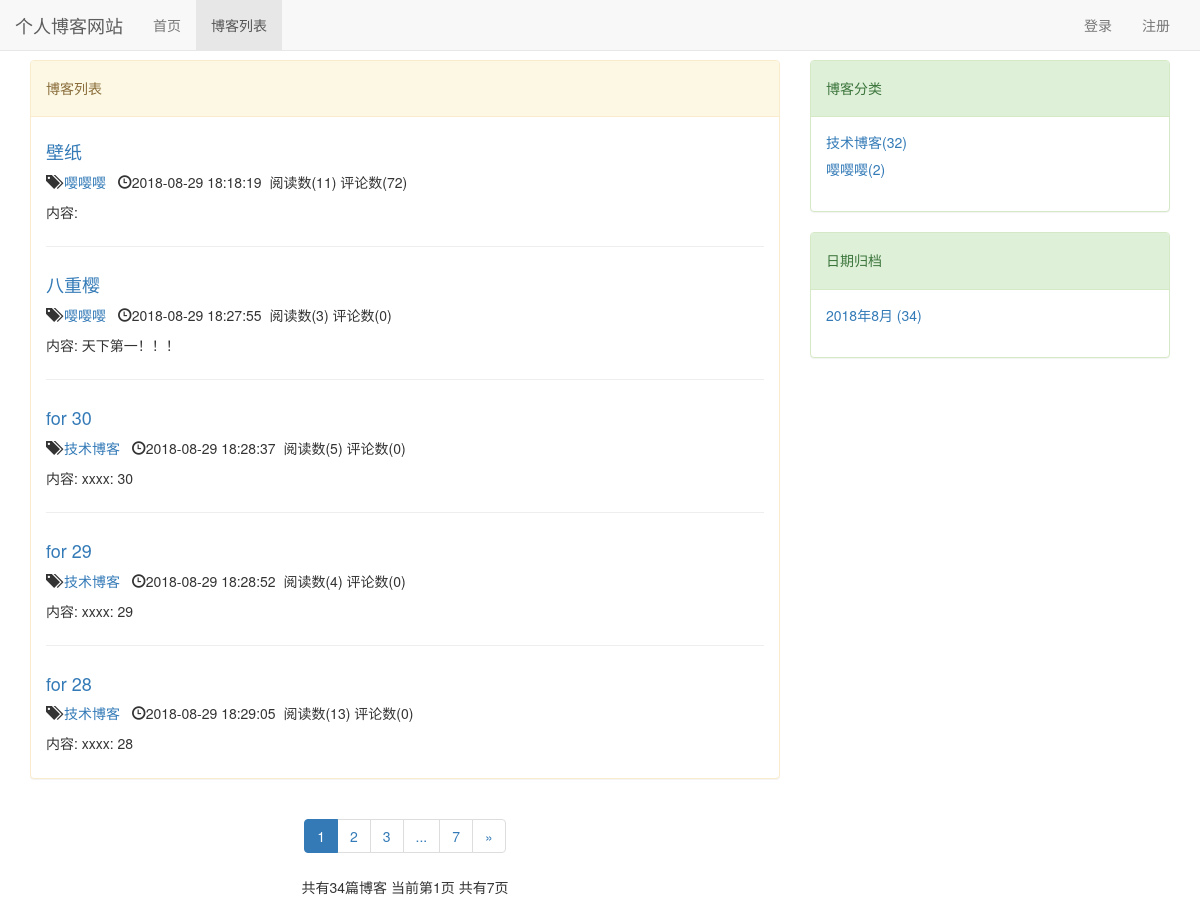
The page /blog/ on the database as committed earlier.
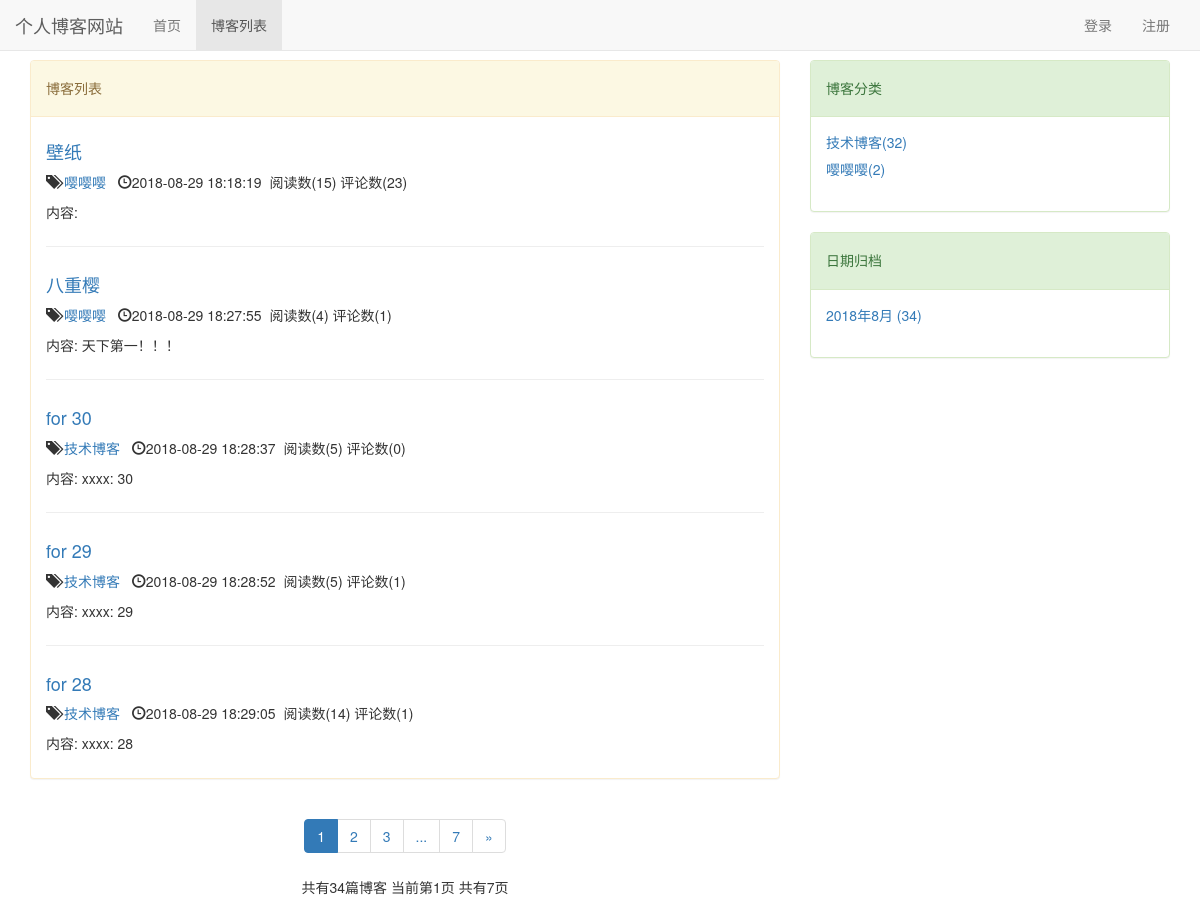
The same page on the database as committed later.
### blog/models.py (models this page shows, shortened)
class Blog(models.Model, ReadNumExpendMethod):
    title = models.CharField(max_length=50)
    author = models.ForeignKey(User, on_delete=models.CASCADE)
    content = RichTextUploadingField()
    read_num = GenericRelation(ReadNumDetail)
    blog_type = models.ForeignKey(BlogType, on_delete=models.CASCADE)
    create_time = models.DateTimeField(auto_now_add=True)
    last_update_time = models.DateTimeField(auto_now=True)
    class Meta:
        ordering = ['-create_time']

class BlogType(models.Model):
    type_name = models.CharField(max_length=20)
    def __str__(self):
        return self.type_name

### read_statistics/models.py (models this page shows)
class ReadNum(models.Model):
    read_num = models.IntegerField(default=0)
    content_type = models.ForeignKey(ContentType, on_delete=models.CASCADE)
    object_id = models.PositiveIntegerField()
    content_object = GenericForeignKey('content_type', 'object_id')

### blog/views.py (the view)
# urls.py: path('', views.blog_list, name='blog_list'),
def blog_list(request):
    blogs = Blog.objects.all()
    context = get_paginator_list(request, blogs)
    return render(request, 'blog_list.html', context)

### comment/templatetags/comment_tags.py (called while the page is built)
@register.simple_tag
def get_comment_num(obj):
    content_type = ContentType.objects.get_for_model(obj)
    comment = Comment.objects.filter(
        content_type=content_type,
        object_id=obj.pk
    ).count()
    return comment

### read_statistics/models.py (called while the page is built)
    def get_read_num(self):
        try:
            ct = ContentType.objects.get_for_model(self)
            readnum = ReadNum.objects.get(content_type=ct, object_id=self.pk)
            return readnum.read_num
        except exceptions.ObjectDoesNotExist:
            return 0

### blog/templates/blog_list.html (shortened to what the changed rows need)
{% extends 'base.html' %}
{% load staticfiles  %}
{% load comment_tags %}
{% block css %}
    <link rel="stylesheet" href="{% static 'blog/blog_list.css' %}">
{% endblock %}
{% block content %}
    <div class="container">
        <div class="row">
            <div class="col-xs-12 col-sm-10 col-md-8 col-lg-8">
                <div class="panel panel-default panel-warning">
                    <div class="panel-body">
                        {% for blog in page_of_blogs %}
                            <div class="blog">
                                <h4>
                                    <a href="{% url 'blog_detail' blog.pk %}">
                                        {{ blog.title }}
                                    </a>
                                </h4>
                                <p>
                                    <span class="glyphicon glyphicon-tags" ></span>
                                    <a href="{% url 'blog_with_type' blog.blog_type.pk %}">
                                        {{ blog.blog_type }}
                                    </a>&nbsp;
                                    <span class="glyphicon glyphicon-time" ></span>{{ blog.last_update_time|date:"Y-m-d H:i:s" }}&nbsp;
                                    <span>阅读数({{ blog.get_read_num }})</span>
                                    <span>评论数({% get_comment_num blog %})</span>
                                </p>
                                <p>内容: {{ blog.content|striptags|truncatechars:10 }}</p>
                            </div>
                        {% empty %}
                            暂无博客
                        {% endfor %}
                    </div>
                </div>
            </div>
        </div>
    </div>
{% endblock %}

Rows that differ between the two databases and show on the page:
changed through a linked row, Blog "壁纸": get_read_num "11" → "15"; id "72" → "23"
changed through a linked row, Blog "八重樱": get_read_num "3" → "4"; id "0" → "1"
changed through a linked row, Blog "for 29": get_read_num "4" → "5"; id "0" → "1"
changed through a linked row, Blog "for 28": get_read_num "13" → "14"; id "0" → "1"
